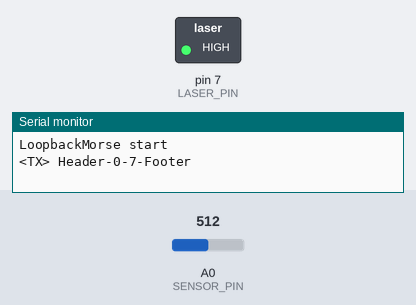
Simulated run of this sketch. Board: Arduino Uno, built with avr-gcc and run on an emulated ATmega328P. On the bench: switched loads named in the sketch (green lamp = pin HIGH), the last lines printed to the serial monitor. Inputs (shaded band) come from the test bench; at power-on: A0 (SENSOR_PIN) = 512.

Above: at 0.15 s.
At 22.5 s:
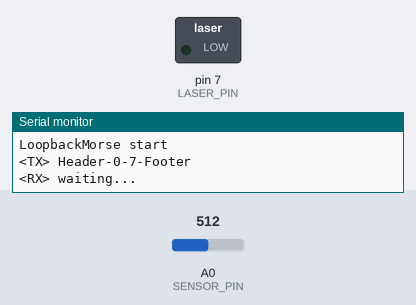
Timing chart, 0 to 37.1 s (numbered marks = the images above):
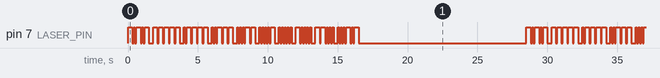

The sketch:

send_receiveTest_v2-3.ino
```cpp
/*  LoopbackMorse.ino  ─ Arduino UNO R4 WiFi
    1. 送信:  Header → 0-7 → Footer をレーザーで発光
    2. 受信:  同じ数字列をフォトトランジスタで読み取りデコード
    ──────────────────────────────────────
    Laser   : D9  (HIGH = ON)
    Sensor  : A0  (光 > THRESH で “1” 判定)
*/

#include <Arduino.h>

/* ===== モールス仕様とタイミング ===== */
const uint16_t DOT_MS   = 100;          // ・の長さ (調整可)
const uint16_t DASH_MS  = 3 * DOT_MS;
const uint16_t SYM_GAP  = DOT_MS;       // 同一文字内 OFF
const uint16_t CHR_GAP  = 3 * DOT_MS;   // 文字間 OFF
const uint16_t MSG_GAP  = 7 * DOT_MS;   // 送信↔受信切替用 OFF

/* ===== ピン定義 ===== */
const uint8_t  LASER_PIN   = 7;
const uint8_t  SENSOR_PIN  = A0;

/* ===== 受信用閾値 (要調整) ===== */
const uint16_t THRESH              = 600;        // analogRead() ≥ で光有り
const uint16_t DASH_MS_THRESH      = DOT_MS * 2; // dot/dash 判定
const uint16_t CHR_GAP_THRESH      = DOT_MS * 2; // 文字間判定
const uint16_t MSG_GAP_THRESH      = DOT_MS * 6; // メッセージ区切り

/* ===== モールステーブル ===== */
struct Item { const char *pat; char chr; };

const Item MORSE_LIST[] = {
  {"-.-.-", 'H'},                           // Header ("KA")
  {"-----", '0'}, {".----", '1'}, {"..---", '2'},
  {"...--", '3'}, {"....-", '4'}, {".....", '5'},
  {"-....", '6'}, {"--...", '7'},
  {"...-.-", 'F'}                           // Footer ("SK")
};
const uint8_t LIST_LEN = sizeof(MORSE_LIST) / sizeof(Item);

/* ------------------------------------------------------------------
   送信側ユーティリティ
------------------------------------------------------------------ */
inline void laserOn () { digitalWrite(LASER_PIN, HIGH); }
inline void laserOff() { digitalWrite(LASER_PIN, LOW);  }

void sendDot () { laserOn();  delay(DOT_MS);  laserOff(); delay(SYM_GAP); }
void sendDash() { laserOn();  delay(DASH_MS); laserOff(); delay(SYM_GAP); }

void sendPattern(const char *p)
{
  while (*p) (*p++ == '.') ? sendDot() : sendDash();
  delay(CHR_GAP - SYM_GAP);                 // 文字終端
}

void transmitMessage()
{
  Serial.println("<TX> Header-0-7-Footer");
  for (uint8_t i = 0; i < LIST_LEN; ++i) {
    sendPattern(MORSE_LIST[i].pat);
  }
  laserOff();
}

/* ------------------------------------------------------------------
   受信側ユーティリティ
------------------------------------------------------------------ */
char decodePattern(const String &pat)
{
  for (auto &item : MORSE_LIST)
    if (pat == item.pat) return item.chr;
  return '?';
}

String receiveMessage(uint32_t timeLimit_ms = 8000)
{
  String pat    = "";            // 現在構築中のパターン
  String digits = "";            // 受信した 0-7 を順次格納
  bool headerSeen = false;

  uint32_t start = millis();
  bool lightPrev = false;
  uint32_t lastChange = millis();

  while (millis() - start < timeLimit_ms) {
    int val = analogRead(SENSOR_PIN);
    bool lightNow = (val >= THRESH);

    if (lightNow != lightPrev) {
      uint32_t now = millis();
      uint32_t dur = now - lastChange;
      lastChange = now;

      if (lightPrev) {                           // ON → OFF : dot/dash 決定
        if      (dur < DASH_MS_THRESH) pat += '.';
        else                           pat += '-';
      } else {                                   // OFF → ON : 区切り判定
        if (dur >= MSG_GAP_THRESH && pat.length()) {
          char c = decodePattern(pat);
          if (c == 'H') { headerSeen = true; digits = ""; }
          else if (c == 'F' && headerSeen)  return digits;   // 完了
          else if (headerSeen && isDigit(c)) digits += c;
          pat = "";
        } else if (dur >= CHR_GAP_THRESH && pat.length()) {
          char c = decodePattern(pat);
          if (headerSeen && isDigit(c))     digits += c;
          else if (c == 'H')                headerSeen = true;
          else if (c == 'F' && headerSeen)  return digits;
          pat = "";
        }
      }
      lightPrev = lightNow;
    }
  }
  return "(timeout)";
}

/* ------------------------------------------------------------------
   setup / loop
------------------------------------------------------------------ */
void setup()
{
  pinMode(LASER_PIN, OUTPUT);
  pinMode(SENSOR_PIN, INPUT);
  laserOff();

  Serial.begin(115200);
  Serial.println("LoopbackMorse start");
}

void loop()
{
  /* 1 → 送信 */
  transmitMessage();
  delay(MSG_GAP);                 // 送信終了後、受信側へ切り替える余裕

  /* 2 → 受信 */
  Serial.println("<RX> waiting...");
  String got = receiveMessage();  // ヘッダ〜フッタを受け取るか 8 s で timeout
  Serial.print("<RX> result: "); Serial.println(got);

  /* 3 → 次の試行まで少し休む */
  delay(3000);
}
```

Measured:
- by itself, pin 7 (LASER_PIN): moves between LOW and HIGH, repeating every 28.5 s
- by itself, everything shown: repeats every 28.5 s, in 102 steps
